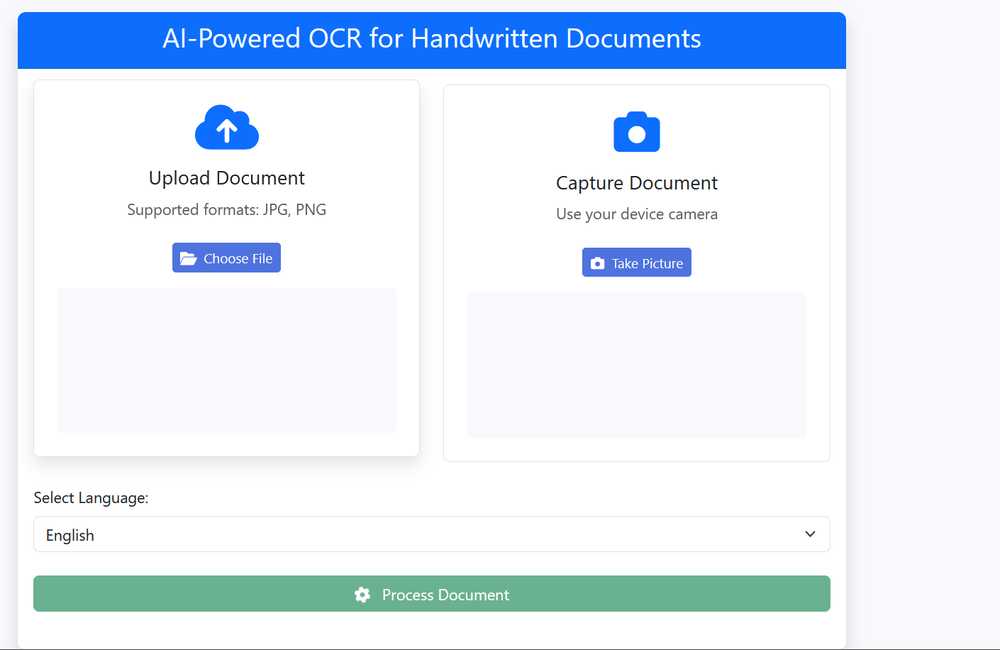
#> input picture project ui.png, 1000 x 650 px, shrunk from 1410 x 916 before the run
$ python -i ocr_processor.py   (imports and definitions only)
#> lines starting #> are read from the running program, lines starting #| are printed output that depends on the picture; after the words box and inside, x2 and y2 are one past the last pixel; in counts of white or black regions, pixels touching at a corner belong together
import cv2
import pytesseract
import numpy as np
from PIL import Image
import os

# Tesseract language mapping (ISO 639-2 to Tesseract codes)
LANGUAGE_MAP = {
    'en': 'eng',
    'fr': 'fra',
    'es': 'spa',
    'de': 'deu'
}

def process_image(image_path, language='en'):
    """
    Process an image file to extract text using Tesseract OCR
    Args:
        image_path: Path to the image file
        language: Language code for OCR (default: English)
    Returns:
        Dictionary containing:
        - extracted_text: The extracted text
        - processing_time: Time taken for processing
        - word_count: Number of words extracted
        - confidence: Average confidence score
    """
#> called with image_path = 'project ui.png', language = 'en'
    try:
        # Preprocess image
        img = cv2.imread(image_path)
#> img is the input picture: shape (650, 1000, 3); mean B, G, R 246.9, 235.9, 225
        img = preprocess_image(img)

        # Convert to PIL image for pytesseract
        pil_img = Image.fromarray(cv2.cvtColor(img, cv2.COLOR_BGR2RGB))

        # Get Tesseract language code
        tess_lang = LANGUAGE_MAP.get(language, 'eng')

        # Perform OCR
        data = pytesseract.image_to_data(
            pil_img,
            lang=tess_lang,
            output_type=pytesseract.Output.DICT
        )

        # Process results
        extracted_text = ' '.join([text for text, conf in zip(data['text'], data['conf']) if int(conf) > 60])
        word_count = len(extracted_text.split())
        confidence = np.mean([float(conf) for conf in data['conf'] if float(conf) > 0])

        return {
            'status': 'success',
            'extracted_text': extracted_text,
            'processing_time': 'N/A',
            'word_count': word_count,
            'confidence': round(confidence, 2),
            'language': language
        }

    except Exception as e:
        return {
            'status': 'error',
            'message': f"An error occurred during image processing: {str(e)}"
        }

def preprocess_image(img):
    """
    Preprocess image for better OCR results
    Args:
        img: Input image as numpy array
    Returns:
        Processed image as numpy array
    """
    # Convert to grayscale
    gray = cv2.cvtColor(img, cv2.COLOR_BGR2GRAY)
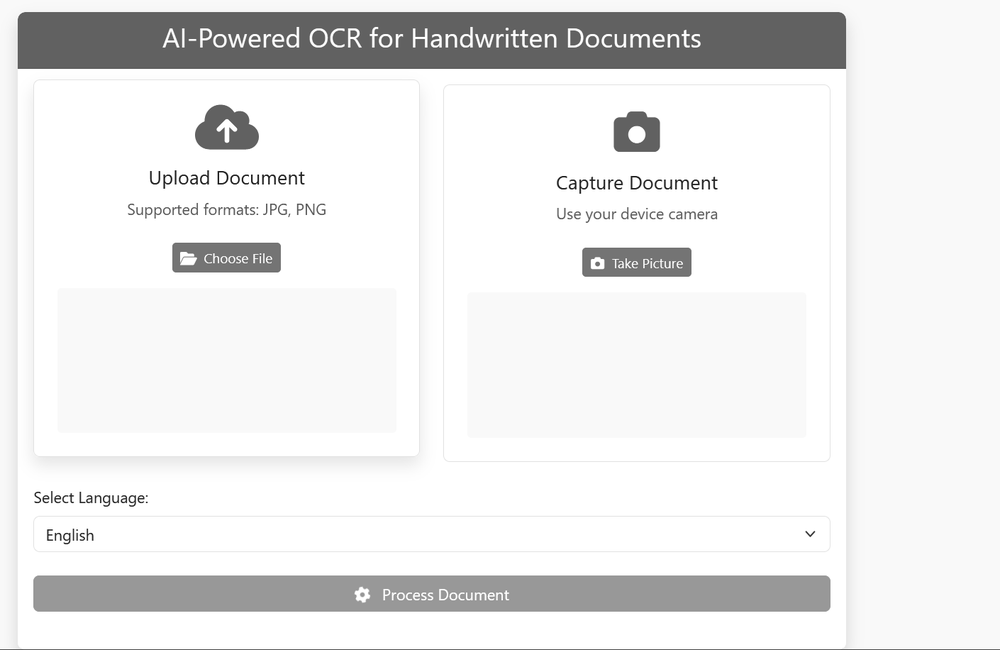
#> gray: shape (650, 1000); min 1, max 255, mean 233.9

    # Denoising
    denoised = cv2.fastNlMeansDenoising(gray, None, 10, 7, 21)

    # Thresholding
    _, thresholded = cv2.threshold(denoised, 0, 255, cv2.THRESH_BINARY + cv2.THRESH_OTSU)
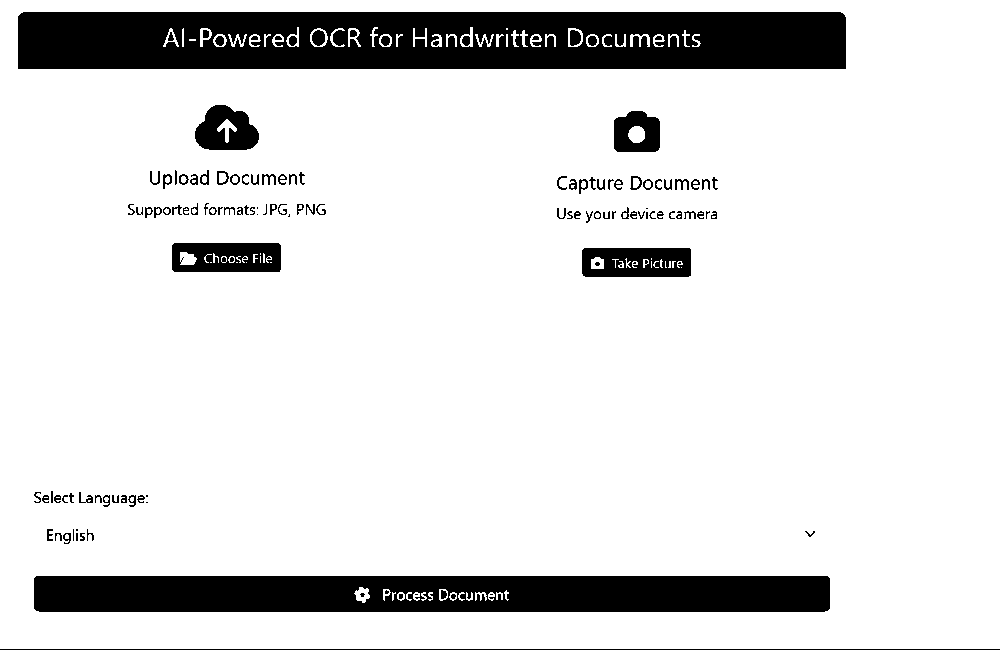
#> thresholded: shape (650, 1000); 86.8% white; 130 black regions (22 under 20 px), largest, box (x1, y1, x2, y2) and area: (18, 12, 846, 69) 43649, (34, 576, 830, 612) 27831, (582, 248, 691, 277) 2778

    # Morphological operations
    kernel = np.ones((1, 1), np.uint8)
    processed = cv2.morphologyEx(thresholded, cv2.MORPH_CLOSE, kernel)

    return processed

>>> result = process_image('project ui.png')
#> (the run stopped early here; a loop or call above may not have finished)
